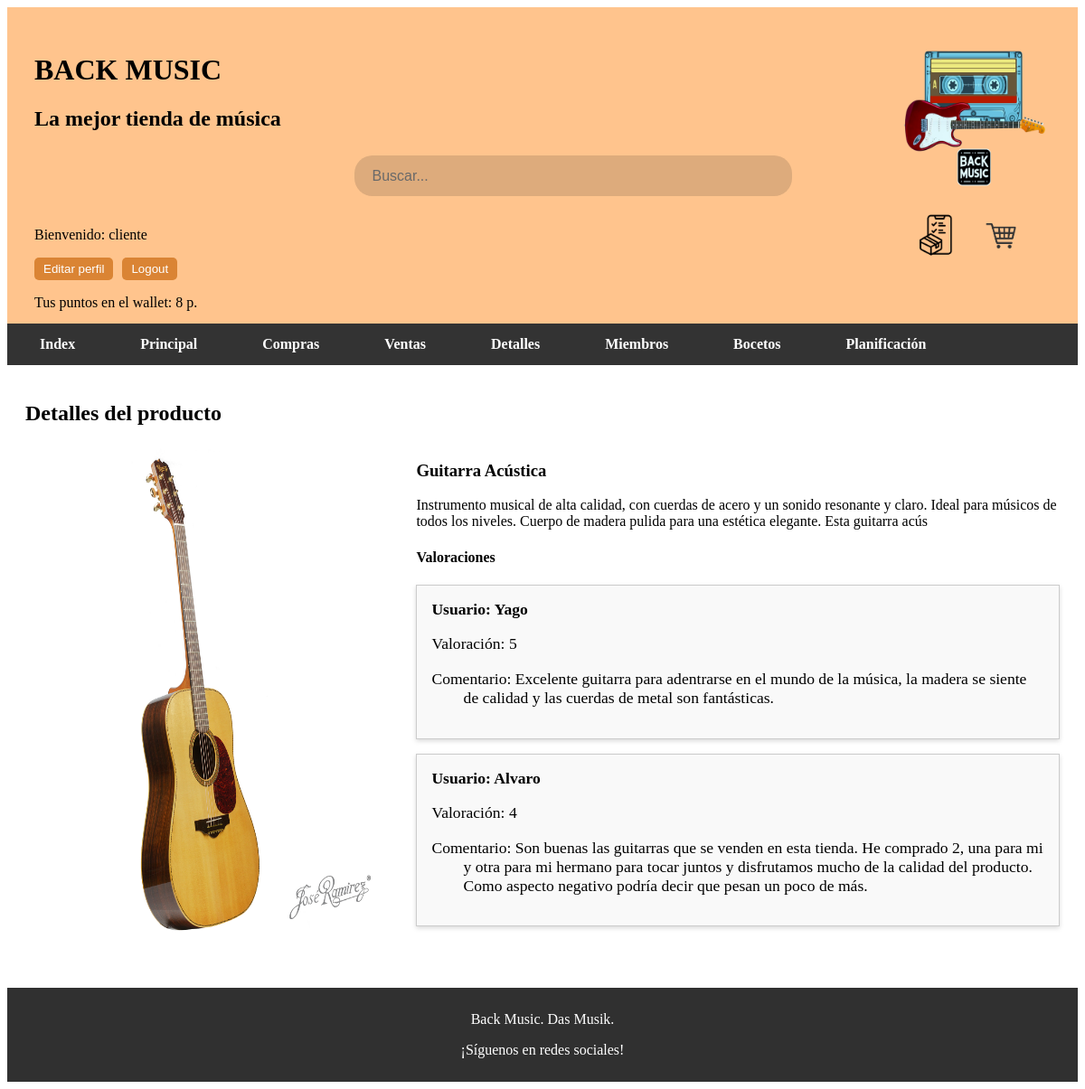
The page /includes/vistas/plantillas/detalles_producto.php?id=1 (signed in) on the database as committed earlier.
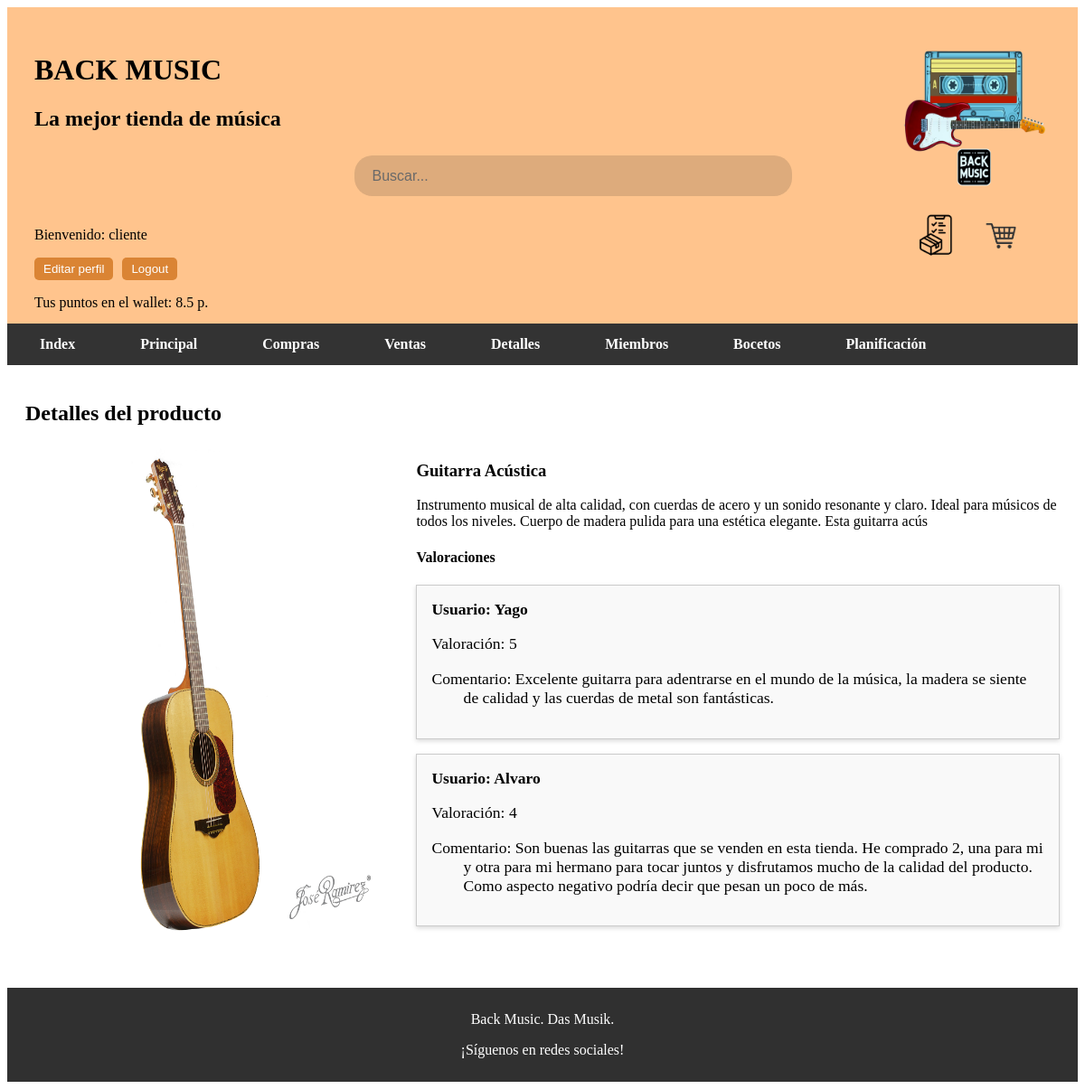
The same page on the database as committed later.
### tables this page shows
CREATE TABLE `usuario` (
  `Apellido` text NOT NULL,
  `Nombre` text NOT NULL,
  `User` varchar(20) NOT NULL,
  `Idusuario` int(20) UNSIGNED NOT NULL,
  `Pass` varchar(60) NOT NULL,
  `Email` varchar(20) NOT NULL,
  `Rol` varchar(20) NOT NULL,
  `Puntos` double(10,2) DEFAULT 0
);

### includes/src/usuarios/usuario.php (called while the page is built, shortened)
<?php
class Usuario
{
    public static function buscaUsuario($nombreUsuario)
    {
        $conn = Aplicacion::getInstance()->getConexionBd();
        $query = "SELECT * FROM usuario U WHERE U.User=:nombreUsuario";
        $stmt = $conn->prepare($query);
        $stmt->execute(['nombreUsuario' => $nombreUsuario]);
        $result = false;
        $fila = $stmt->fetch(PDO::FETCH_ASSOC);
        if ($fila) {
            $result = new Usuario($fila['User'], $fila['Pass'], $fila['Nombre'], $fila['Apellido'], $fila['Email'], $fila['Rol'], $fila['Idusuario']);
            $result->inicializarCarrito();
        }
        return $result;
    }
    public static function getPuntos($id_usuario) {
        $conn = Aplicacion::getInstance()->getConexionBd();
        $query = "SELECT Puntos FROM usuario WHERE Idusuario=:idUsuario";
        $stmt = $conn->prepare($query);
        $stmt->execute(['idUsuario' => $id_usuario]);
        $result = $stmt->fetch(PDO::FETCH_ASSOC);
        return $result['Puntos'];
    }
}

### includes/vistas/plantillas/detalles_producto.php (the view, shortened to what the changed rows need)
<?php
require_once RAIZ_APP. '/includes/src/usuarios/usuario.php';
?>
<article>
    <section>
        <h2>Detalles del producto</h2>
    </section>
</article>
<?php
require_once RAIZ_APP . '/includes/vistas/plantillas/plantilla.php';
?>

### includes/vistas/comun/cabecera.php (shortened to what the changed rows need)
<?php
if (isset($_SESSION["login"])) {
    require_once RAIZ_APP . '/includes/src/usuarios/usuario.php';
    $usuario = Usuario::buscaUsuario($_SESSION["nombre"]);
}
?>
<!DOCTYPE html>
<html>
<header>
    <div id="divSuperior">
        <h1 class="h1titulo">BACK MUSIC</h1>
        <h2>La mejor tienda de música</h2>
    </div>
    <div id="divInferior">
        <div id="divlogin">
            <?php
            if (isset($_SESSION["login"])) {
                echo "<p>Bienvenido: " . $_SESSION["nombre"] . "</p>
                <div class='buttoncabecera'>
                    <form action='" . RUTA_SRC . "/editarPerfil.php' method='post'>
                        <button type='submit' name='edit_profile'>Editar perfil</button>
                    </form>
                    <form action='" . RUTA_SRC . "/usuarios/logout.php' method='post'>
                        <button type='submit' name='logout'>Logout</button>
                    </form>
                </div>
                </p>";
                $puntos = Usuario::getPuntos($usuario->getId());
                echo "<p>Tus puntos en el wallet: $puntos p.</p>";
            }
            ?>
        </div>
    </div>
</header>
</html>

Rows that differ between the two databases and show on the page:
changed usuario: puntos "8" → "8.5"
